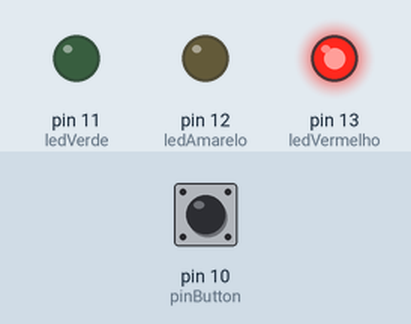
This sketch was run on a simulated Arduino Uno, built with avr-gcc and run on an emulated ATmega328P. On the bench: output pins drawn as LEDs (lit = HIGH). The inputs (shaded band) are chosen by the test bench; at power-on: pin 10 (pinButton) HIGH.

Above: at 1.5 s.
At 4.0 s:
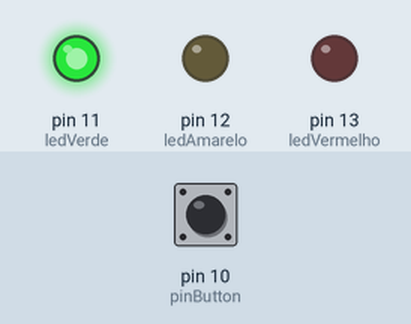
At 5.5 s:
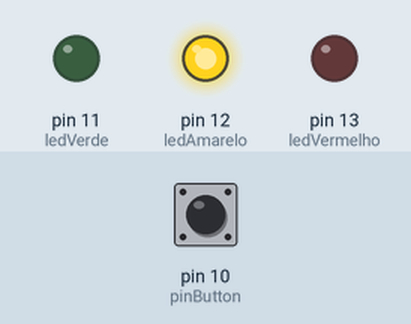
Timing chart, 0 to 7.8 s (numbered marks = the images above):
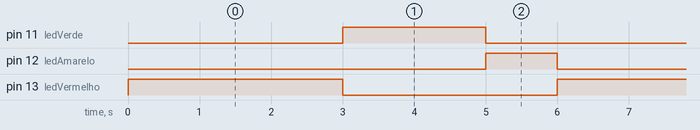

Measured:
- by itself, pin 11 (ledVerde): alternates HIGH for 2.0 s and LOW for 4.0 s
- by itself, pin 12 (ledAmarelo): alternates HIGH for 1.0 s and LOW for 5.0 s
- by itself, pin 13 (ledVermelho): alternates HIGH for 3.0 s and LOW for 3.0 s

The sketch:

codLed.ino
```cpp
// Definição dos pinos
#define ledVermelho 13
#define ledAmarelo 12
#define ledVerde 11
#define pinButton 10

void setup() {
  // Definição do tipo de trabalho do pino: input ou output
  pinMode(ledVermelho, OUTPUT);
  pinMode(ledAmarelo, OUTPUT);
  pinMode(ledVerde, OUTPUT);
  pinMode(pinButton, INPUT_PULLUP);
}

void loop() {
  // Código para rotina de acendimento do semáforo
  if (digitalRead(pinButton)) {   // Executa caso o botão não esteja pressionado
    digitalWrite(ledVermelho, 1); // Acende o ledVermelho
    delay(3000);                  // "Segura" o programa durante 3 segundos
    digitalWrite(ledVermelho, 0); // Desliga o ledVermelho

    digitalWrite(ledVerde, 1);
    delay(2000);
    digitalWrite(ledVerde, 0);

    digitalWrite(ledAmarelo, 1);
    delay(1000);
    digitalWrite(ledAmarelo, 0);
  } else { // Executa caso o botão esteja pressionado
    digitalWrite(ledVermelho, 0); //Desliga o ledVermelho
    digitalWrite(ledVerde, 0);    // Desliga o ledVerde
    // Pisca o ledAmarelo por 0.5s
    digitalWrite(ledAmarelo, 1);
    delay(500);
    digitalWrite(ledAmarelo, 0);
    delay(500);
  }
}
```
